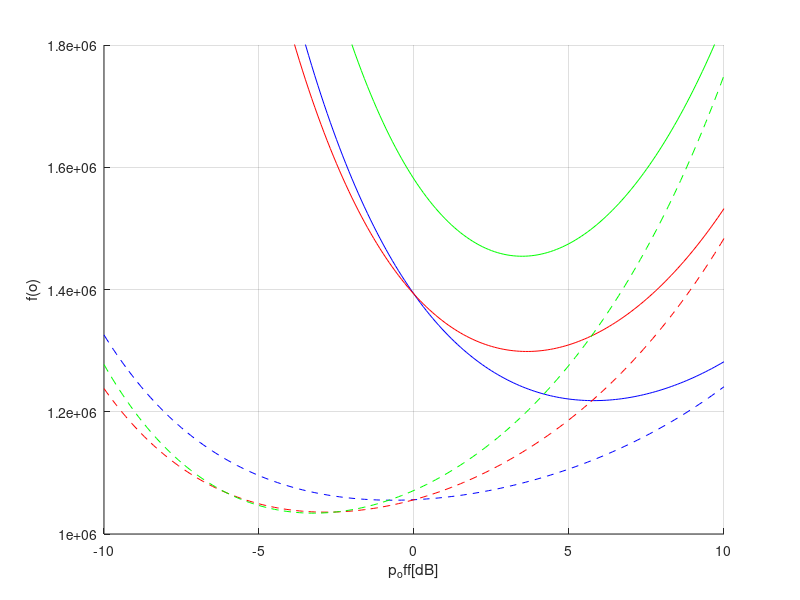

Source code (MATLAB): (Note: this script raises an error after producing the figure.)
% Reproducibility script for teh figure from the paper
% M. Simko, S. Pendl, S. Schwarz, Q. Wang, J. Colom Ikuno, M. Rupp: 
%"Optimal Pilot Symbol Power Allocation in LTE"; 
%Talk: 74th IEEE Vehicular Technology Conference (VTC2011-Fall), San Francisco, USA; 
%09-05-2011 - 09-08-2011; in: "Proc. 74th IEEE Vehicular Technology Conference (VTC2011-Fall)", (2011).

clear
clc
close all
%% Figure 2

p_off_dB = -10:0.1:10;
p_off = 10.^(-p_off_dB/20);

N_d = 960;
N_p = 48;
c_e = 0.3704;

f_o = ((p_off*N_d + N_p).^2) .* ((1./p_off.^2)+c_e);
figure
hold
plot(p_off_dB,f_o,'b')

N_d = 912;
N_p = 96;
c_e = 0.3704;

f_o = ((p_off*N_d + N_p).^2) .* ((1./p_off.^2)+c_e);
plot(p_off_dB,f_o,'r')

N_d = 864;
N_p = 144;
c_e = 0.5556;

f_o = ((p_off*N_d + N_p).^2) .* ((1./p_off.^2)+c_e);
plot(p_off_dB,f_o,'g')


N_d = 960;
N_p = 48;
c_e = 0.0394;

f_o = ((p_off*N_d + N_p).^2) .* ((1./p_off.^2)+c_e);
plot(p_off_dB,f_o,'Color','b','LineStyle','--')

N_d = 912;
N_p = 96;
c_e = 0.0394;

f_o = ((p_off*N_d + N_p).^2) .* ((1./p_off.^2)+c_e);
plot(p_off_dB,f_o,'Color','r','LineStyle','--')

N_d = 864;
N_p = 144;
c_e = 0.0544;

f_o = ((p_off*N_d + N_p).^2) .* ((1./p_off.^2)+c_e);
plot(p_off_dB,f_o,'Color','g','LineStyle','--')
axis([-10 10 1e6 1.8e6])
grid on
xlabel('p_off[dB]')
ylabel('f(o)');
%% Figure 3
cd ..
%path(cd,fileparts(pwd));
global DEBUG_LEVEL 
DEBUG_LEVEL = 4;
Simulation_type = 'LTE_journal_paper';
N_Ue = 1;
N_Bs = 1;
cqi_i = 9;
equalizer = 'ZF';
connection_table = true;
channel_type = 'PedA'
Power_diff = 100;
N_subframes = 500;
SNR_vec = [14];
p_off_dB = -10:0.5:10;
tho_matrix = nan(length(p_off_dB),N_subframes,3,2);% 3 correspodns to 3 different mimo modes, and 2 to 2 differetn channel estimators

for ce_i = 1:2
    
    if ce_i == 1
        % LS estimator
        channel_est = 'LS';
    else
        % LMMSE estimator
        channel_est = 'MMSE';
    end
    
    for mimo_i = 1:3
        if mimo_i == 1
            %SISO case
            tx_mode = 1;
            N_rx = 1;
            N_tx = 1;
        elseif mimo_i == 2
            %2x2 case
            tx_mode = 3;
            N_rx = 2;
            N_tx = 2;
        else
            %4x4 case
            tx_mode = 3;
            N_rx = 4;
            N_tx = 4;
        end
        
        for offset_i = 1:length(p_off_dB)
            pilot_offset = p_off_dB(offset_i);
        

            LTE_load_parameters;  % Single User Multiple Input Multiple Output
            LTE_sim_main
            tho_matrix(offset_i,:,mimo_i,ce_i) = sum(simulation_results.cell_specific.throughput_coded,3)/1000;
        end
        
    end
end

figure
plot(p_off_dB,mean(tho_matrix(:,:,1,1),2),'color','b','LineStyle','-')
hold on
plot(p_off_dB,mean(tho_matrix(:,:,2,1),2),'color','r','LineStyle','-')
plot(p_off_dB,mean(tho_matrix(:,:,3,1),2),'color','g','LineStyle','-')

plot(p_off_dB,mean(tho_matrix(:,:,1,2),2),'color','b','LineStyle','--')
plot(p_off_dB,mean(tho_matrix(:,:,2,2),2),'color','r','LineStyle','--')
plot(p_off_dB,mean(tho_matrix(:,:,3,2),2),'color','g','LineStyle','--')
grid on
xlabel('p_off[dB]')
ylabel('throughput [Mbit/s]');